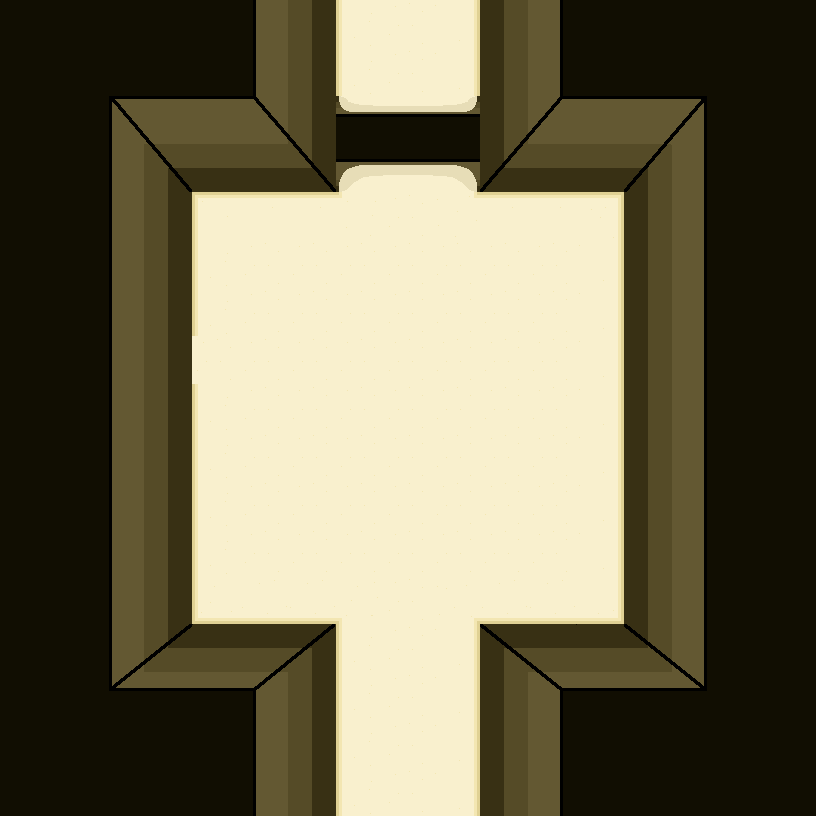

This game map was drawn from its Tiled (.tmx) file and the tilesets committed beside it. A one-line description and the full map source follow:
An orthogonal 17x17 tile map with 48x48 px tiles, 1 tile layer (Calque de Tile 1) and 6 objects (3x trigger, 2x spawn, door).

<map version="1.0" orientation="orthogonal" renderorder="right-down" width="17" height="17" tilewidth="48" tileheight="48" nextobjectid="16">
 <tileset firstgid="1" name="Tilesetv2" tilewidth="48" tileheight="48" tilecount="144" columns="12">
  <image source="tileset.png" width="576" height="576" />
 </tileset>
 <layer name="Calque de Tile 1" width="17" height="17">
  <data encoding="csv">
31,31,31,31,31,67,68,14,1,16,70,71,31,31,31,31,31,
31,31,31,31,31,67,68,14,1,16,70,71,31,31,31,31,31,
31,31,43,44,45,129,130,52,53,54,127,128,45,46,47,31,31,
31,31,55,56,57,141,142,64,65,66,139,140,57,58,59,31,31,
31,31,67,68,2,3,3,51,1,50,3,3,4,70,71,31,31,
31,31,67,68,14,1,1,1,1,1,1,1,16,70,71,31,31,
31,31,67,68,14,1,1,1,1,1,1,1,16,70,71,31,31,
31,31,67,68,1,1,1,1,1,1,1,1,16,70,71,31,31,
31,31,67,68,14,1,1,1,1,1,1,1,16,70,71,31,31,
31,31,67,68,14,1,1,1,1,1,1,1,16,70,71,31,31,
31,31,67,68,14,1,1,1,1,1,1,1,16,70,71,31,31,
31,31,67,68,14,1,1,1,1,1,1,1,16,70,71,31,31,
31,31,67,68,26,27,27,39,1,38,27,27,28,70,71,31,31,
31,31,79,80,81,105,106,14,1,16,103,104,81,82,83,31,31,
31,31,91,92,93,117,118,14,1,16,115,116,93,94,95,31,31,
31,31,31,31,31,67,68,14,1,16,70,71,31,31,31,31,31,
31,31,31,31,31,67,68,14,1,16,70,71,31,31,31,31,31
</data>
 </layer>
 <objectgroup name="Calque d'objets 1">
  <object id="4" name="spawn" type="spawn" x="384" y="720" width="48" height="48">
   <properties>
    <property name="on_enter" value="message general_intro fade_in" />
   </properties>
  </object>
  <object id="7" name="door_r" type="door" x="336" y="96" width="144" height="96">
   <properties>
    <property name="horizontal" type="bool" value="true" />
   </properties>
  </object>
  <object id="9" name="exit" type="trigger" x="336" y="0" width="144" height="48">
   <properties>
    <property name="on_enter">fade_out next_level lvl_4.json
</property>
   </properties>
  </object>
  <object id="10" name="radio_r" type="trigger" x="384" y="336" width="48" height="48">
   <properties>
    <property name="on_use">play_sound radio.wav
message lvl_init_intro set_door door_r 1</property>
    <property name="sprite" value="items.png" />
    <property name="tile_index" type="int" value="7" />
    <property name="tile_v" type="int" value="4" />
   </properties>
  </object>
  <object id="13" name="spawn2" type="spawn" x="384" y="48" width="48" height="48" />
  <object id="14" name="invisible_wall" type="trigger" x="336" y="768" width="144" height="48">
   <properties>
    <property name="solid" type="bool" value="true" />
   </properties>
  </object>
 </objectgroup>
</map>
